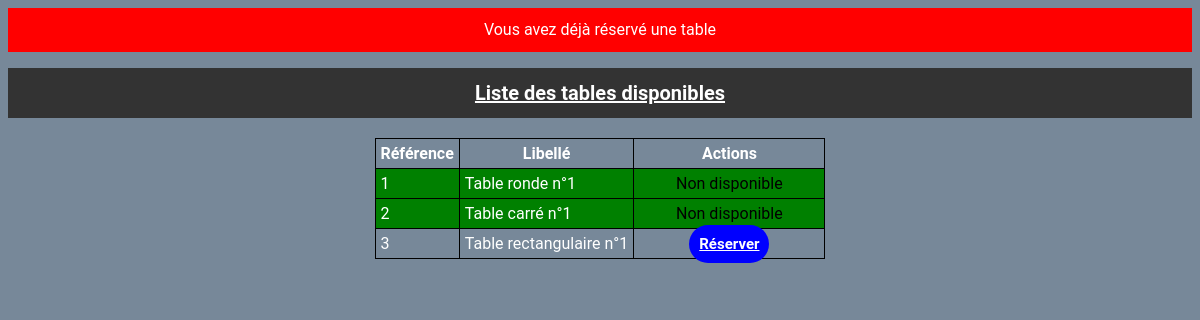
The page /src/Controller/user_reserv_table.php?id=3 (signed in) on the database its author committed.
### tables this page shows
CREATE TABLE `TABLE_ROND` (
  `ref` int(11) NOT NULL,
  `libelle` varchar(255) NOT NULL
);

### src/Model/table.php (called while the page is built, shortened)
<?php
    function getAllTables(): array {
        include("../connexion.php");
        $req = "SELECT * FROM TABLE_ROND";
        $res = $db->prepare($req);
        $res->execute();
        $tables = $res->fetchAll(PDO::FETCH_ASSOC);
        return $tables;
    }
    function getTableById($id): array {
        include("../connexion.php");
        $req = "SELECT * FROM TABLE_ROND WHERE ref = :id";
        $res = $db->prepare($req);
        $res->bindValue(":id", $id);
        $res->execute();
        $table = $res->fetch(PDO::FETCH_ASSOC);
        return $table;
    }
?>

### src/Model/reservation.php (called while the page is built, shortened)
<?php
    function isReserved($id_table): bool {
        include("../connexion.php");
        $req = "SELECT * FROM RESERVATION WHERE table_id = :id_table";
        $res = $db->prepare($req);
        $res->bindValue(":id_table", $id_table);
        $res->execute();
        $reservation = $res->fetch(PDO::FETCH_ASSOC);
        if($reservation) {
            return true;
        } else {
            return false;
        }
    }
?>

### src/View/user_reserv_table.view.php (the view, shortened to what this page needs)
<!DOCTYPE html>
<html>
    <head>
        <link rel="stylesheet" href="../assets/styles/index.css">
    </head>
    <body id="body_register">
        <header>Liste des tables disponibles</header>
        <table>
            <thead>
                <tr>
                    <th>Référence</th>
                    <th>Libellé</th>
                    <th>Actions</th>
                </tr>
            </thead>
            <tbody>
                <?php
                    foreach($tables as $table) {
                        $isreserved = isReserved($table["ref"]);
                        if($isreserved) {
                            echo "
                                <tr style='background-color: green;'>
                                    <td>" . $table['ref'] . "</td>
                                    <td>" . $table['libelle'] . "</td>
                                    <td style='color: black; text-align: center'>
                                        Non disponible
                                    </td>
                                </tr>";
                        } else {
                            echo "
                                <tr>
                                    <td>" . $table['ref'] . "</td>
                                    <td>" . $table['libelle'] . "</td>
                                    <td>
                                        <a id=\"button_reserv\" href='../Controller/user_reserv_table.php?id=".$table["ref"]."'>Réserver</a>
                                    </td>
                                </tr>";
                            }
                        }
                ?>
            </tbody>
        </table>
    </body>
</html>

### src/assets/styles/index.css (style rules this page uses)
body { font-family: 'Roboto', sans-serif; font-size: 16px; line-height: 1.5; color: #333; background-color: lightslategrey; color: white; }
#body_register header { background-color: #333; color: white; padding: 10px; text-align: center; font-weight: bold; font-size: 20px; text-decoration: underline; }
table, tr, td, th, tbody, thead { border: 1px solid black; border-collapse: collapse; }
table td, table th { padding: 5px; }
table { margin: 20px auto; }
table tr { padding: 10px; }
#button_reserv { cursor: pointer; background-color: blue; color: white; font-weight: bold; font-size: 15px; padding: 10px; border-radius: 20px; margin: 50px; }

### rows shown on the page
table_rond: ref "1", libelle "Table ronde n°1"
table_rond: ref "2", libelle "Table carré n°1"
table_rond: ref "3", libelle "Table rectangulaire n°1"
